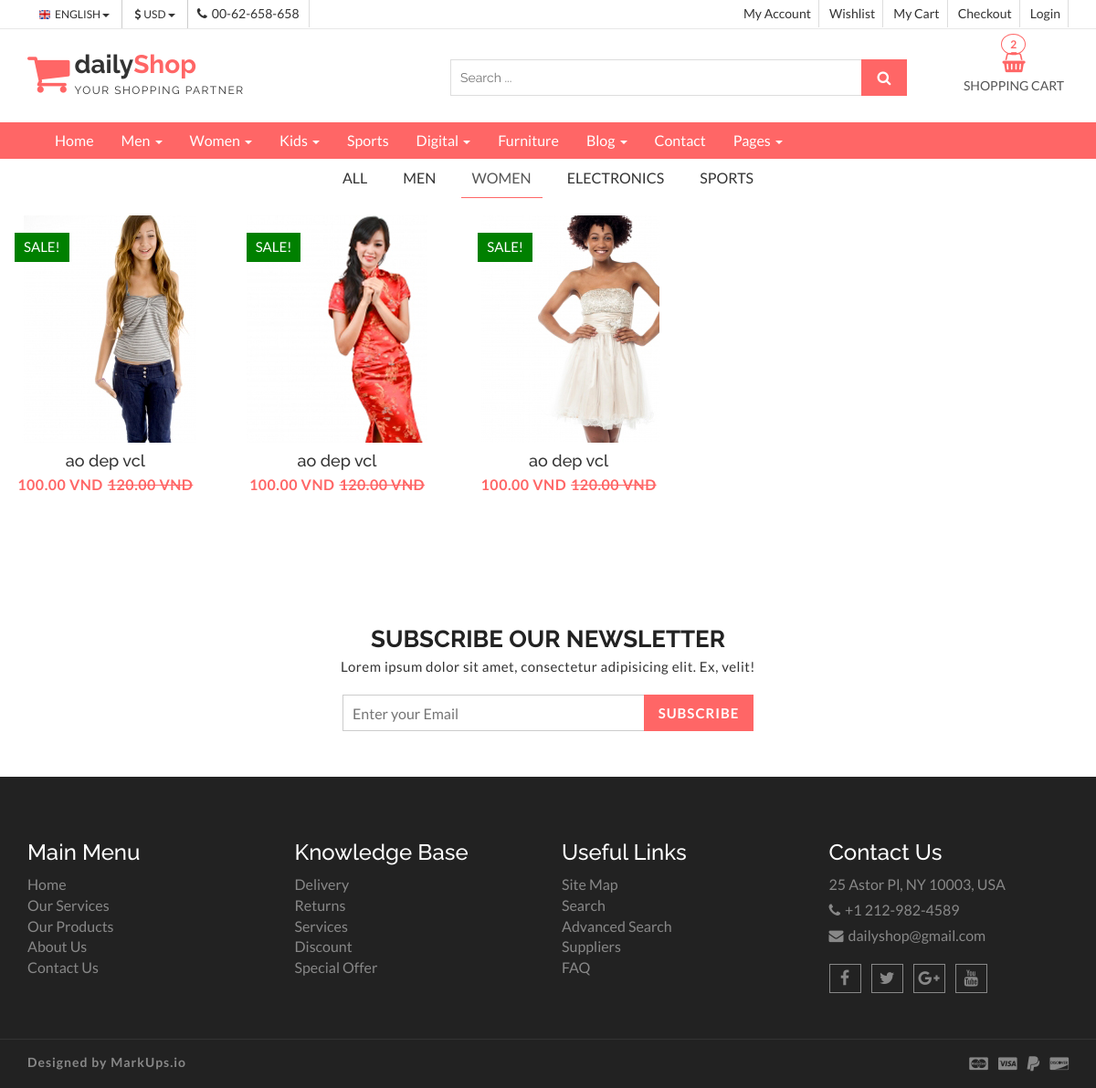
Screenshot of /women/ with the database file from the repository.
### shop/models.py (models this page shows, shortened)
class Category(models.Model):
	name = models.CharField(max_length=200, db_index=True)
	slug = models.SlugField(max_length=200, unique=True)
	class Meta:
		ordering = ('id',)
		verbose_name = 'category'
		verbose_name_plural = 'categories'
	def get_absolute_url(self):
		return reverse('shop:product_list_by_category', args=[self.slug])

class Product(models.Model):
	category = models.ForeignKey(Category,
		                        on_delete=models.CASCADE,
		                        related_name='products')
	name = models.CharField(max_length=200, db_index=True)
	slug = models.SlugField(max_length=200, db_index=True)
	image = models.ImageField(upload_to='products', blank=True)
	description = models.TextField(blank=True)
	price = models.DecimalField(max_digits=10, decimal_places=2)
	available = models.BooleanField(default=True)
	created = models.DateTimeField(auto_now_add=True)
	updated = models.DateTimeField(auto_now=True)
	class Meta:
		ordering = ('name',)
		index_together = (('id', 'slug'),)
	def get_absolute_url(self):
		return reverse('shop:product_detail', args=[self.id, self.slug])

### shop/views.py (the view)
# urls.py: path('', views.product_list, name='product_list'),
def product_list(request, slug=None):
	category = None
	categories = Category.objects.all()
	products = Product.objects.filter(available=True)
	if slug:
		category = get_object_or_404(Category, slug=slug)
		products = Product.objects.filter(category=category)
	context = {
	    'category': category,
	    'products': products,
	    'categories': categories
	}
	return render(request, 'shop/product/list.html', context)

### templates/shop/product/list.html (shortened to what this page needs)
{% extends "base.html" %}
{% load static %}
{% block content %}
  <section id="menu">
    <div class="container">
      <div class="menu-area">
        <div class="navbar navbar-default" role="navigation">
          <div class="navbar-collapse collapse">
            <ul class="nav navbar-nav">
              <li><a href="index.html">Home</a></li>
              <li><a href="#">Men <span class="caret"></span></a>
              </li>
              <li><a href="#">Women <span class="caret"></span></a>
              </li>
              <li><a href="#">Kids <span class="caret"></span></a>
              </li>
              <li><a href="#">Sports</a></li>
             <li><a href="#">Digital <span class="caret"></span></a>
              </li>
              <li><a href="#">Furniture</a></li>
              <li><a href="blog-archive.html">Blog <span class="caret"></span></a>
              </li>
              <li><a href="contact.html">Contact</a></li>
              <li><a href="#">Pages <span class="caret"></span></a>
              </li>
            </ul>
          </div>
        </div>
      </div>
    </div>
  </section>
  <section id="aa-product">
    <div class="container">
      <div class="row">
        <div class="col-md-12">
          <div class="row">
            <div class="aa-product-area">
              <div class="aa-product-inner">
                 <ul class="nav nav-tabs aa-products-tab">
                     <li {% if not category %} class="active" {% endif %}><a href="{% url 'shop:product_list' %}">All</a></li>
                    {% for c in categories.all %}
                    <li {% if category.slug == c.slug %}class="active" {% endif %}><a href="{{ c.get_absolute_url }}" >{{ c.name }}</a></li>
                    {% endfor %}
                  </ul>
                  <div class="tab-content">
                    <div class="tab-pane fade in active" id="men">
                      <ul class="aa-product-catg">
                        {% for p in products %}
                        <li>
                          <figure>
                            <a class="aa-product-img" href="{{ p.get_absolute_url }}"><img src={{ p.image.url }} alt="polo shirt img"></a>
                              <figcaption>
                              <h4 class="aa-product-title">{{ p.name }}</h4>
                              <span class="aa-product-price">{{ p.price }} VND</span><span class="aa-product-price"><del>120.00 VND</del></span>
                            </figcaption>
                          </figure>
                          <span class="aa-badge aa-sale" href="#">SALE!</span>
                        </li>
                        {% endfor %}
                      </ul>
                    </div>
                  </div>
              </div>
            </div>
          </div>
        </div>
      </div>
    </div>
  </section>
  <section id="aa-subscribe">
    <div class="container">
      <div class="row">
        <div class="col-md-12">
          <div class="aa-subscribe-area">
            <h3>Subscribe our newsletter </h3>
            <p>Lorem ipsum dolor sit amet, consectetur adipisicing elit. Ex, velit!</p>
            <form action="" class="aa-subscribe-form">
              <input type="email" name="" id="" placeholder="Enter your Email">
              <input type="submit" value="Subscribe">
            </form>
          </div>
        </div>
      </div>
    </div>
  </section>
{% endblock %}

### static/css/theme-color/default-theme.css (style rules this page uses)
#menu { background-color: #ff6666; }
.aa-products-tab li.active a { border-bottom: 1px solid #ff6666 !important; }
.aa-product-catg li .aa-product-price { color: #ff6666; }
#aa-subscribe .aa-subscribe-area .aa-subscribe-form input[type="submit"] { background: #ff6666 none repeat scroll 0 0; border: 1px solid #ff6666; }

### rows the page displays
Category: name "MEN"
Category: name "WOMEN"
Category: name "ELECTRONICS"
Category: name "SPORTS"
Product: image (picture), name "ao dep vcl", price "100.00"
Product: image (picture), name "ao dep vcl", price "100.00"
Product: image (picture), name "ao dep vcl", price "100.00"
